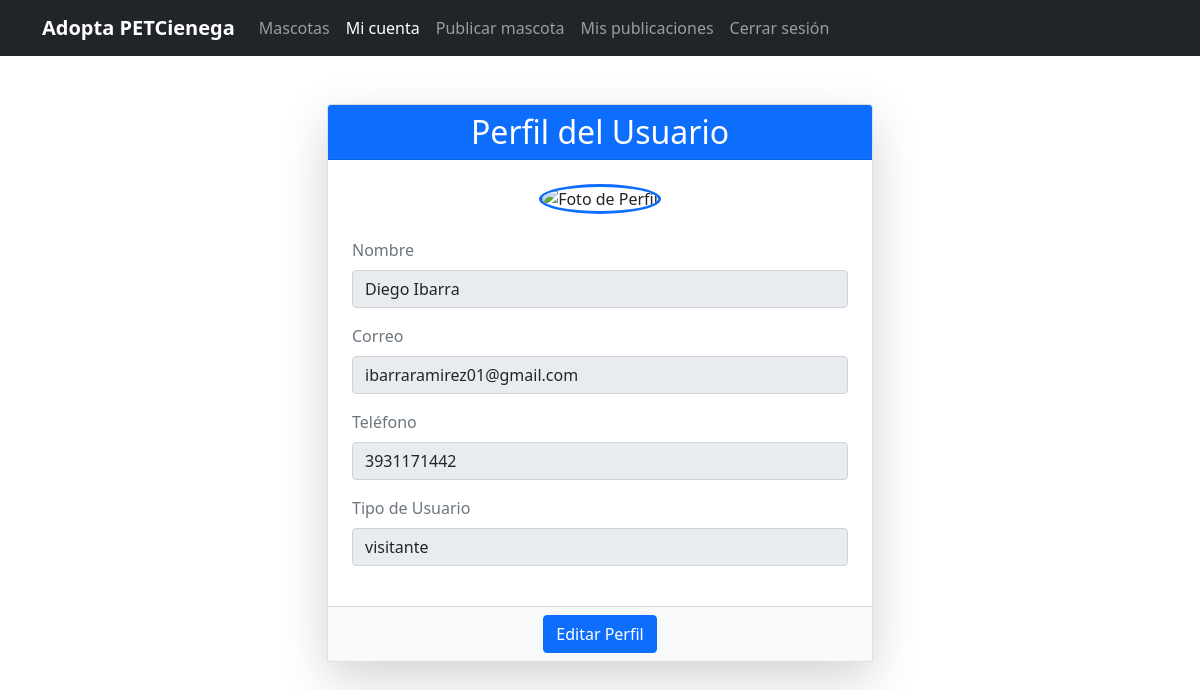
/adopta/MiCuenta.php (signed in), run on the app's committed database.
### tables this page shows
CREATE TABLE IF NOT EXISTS `usuarios` (
  `id_usuario` int NOT NULL AUTO_INCREMENT,
  `username` varchar(30) NOT NULL,
  `nombre_completo` varchar(65) NOT NULL,
  `contraseña` varchar(32) NOT NULL,
  `correo` varchar(50) NOT NULL,
  `telefono` bigint NOT NULL,
  `fec_registro` timestamp NOT NULL DEFAULT CURRENT_TIMESTAMP,
  `tipo_usuario` int NOT NULL,
  PRIMARY KEY (`id_usuario`),
  KEY `tipo_usuario` (`tipo_usuario`)
);

CREATE TABLE IF NOT EXISTS `tipos_usuarios` (
  `id_tipo` int NOT NULL AUTO_INCREMENT,
  `descripcion` varchar(10) NOT NULL,
  PRIMARY KEY (`id_tipo`)
);

### adopta/MiCuenta.php (the view, shortened to what this page needs)
<?php
$conexion = obtenerConexion();
$id_usuario = $_SESSION['id_usuario'];
$sql = "SELECT nombre_completo,correo,telefono,tu.descripcion
from usuarios inner join tipos_usuarios as tu on
usuarios.tipo_usuario=tu.id_tipo where id_usuario=$id_usuario;";
$result = $conexion->query($sql);
$fila = $result->fetch_assoc();
$nombre_completo = $fila['nombre_completo'];
$correo = $fila['correo'];
$telefono = $fila['telefono'];
$descripcion = $fila['descripcion'];
?>
<!DOCTYPE html>
<html lang="en">
<head>
    <link href="../css/bootstrap.min.css" rel="stylesheet" />
</head>
<body>
    <header>
        <div class="navbar navbar-expand-lg navbar-dark bg-dark ">
            <div class="container">
                <a href="#" class="navbar-brand">
                    <strong>Adopta PETCienega</strong>
                </a>
                <div class="collapse navbar-collapse" id="navbarHeader">
                    <ul class="navbar-nav me-auto mb-2 mb-lg-0">
                        <li class="nav-item">
                            <a href="index.php" class="nav-link ">Mascotas</a>
                        </li>
                        <li class="nav-item">
                            <a href="MiCuenta.php" class="nav-link active">Mi cuenta</a>
                        </li>
                        <li class="nav-item">
                            <a href="PublicarMascota.php" class="nav-link">Publicar mascota</a>
                        </li>
                        <li class="nav-item">
                            <a href="MisPublicaciones.php" class="nav-link">Mis publicaciones</a>
                        </li>
                        <li class="nav-item">
                            <a href="../cerrar_sesion.php" class="nav-link">Cerrar sesión</a>
                        </li>
                    </ul>
                </div>
            </div>
        </div>
    </header>
    <main class="container mt-5 mb-5">
        <div class="row justify-content-center">
            <div class="col-md-8 col-lg-6">
                <div class="card shadow-lg rounded">
                    <div class="card-header text-center bg-primary text-white">
                        <h2 class="mb-0">Perfil del Usuario</h2>
                    </div>
                    <div class="card-body p-4">
                        <div class="text-center mb-4">
                            <img src="ruta_a_la_imagen_de_perfil.jpg" alt="Foto de Perfil" class="rounded-circle border border-3 border-primary" style="width: 120px; height: 120px;">
                        </div>
                        <form>
                            <div class="mb-3">
                                <label for="nombre_completo" class="form-label text-muted">Nombre</label>
                                <input type="text" id="nombre_completo" class="form-control" value="<?php echo $nombre_completo; ?>" readonly>
                            </div>
                            <div class="mb-3">
                                <label for="correo" class="form-label text-muted">Correo</label>
                                <input type="email" id="correo" class="form-control" value="<?php echo $correo; ?>" readonly>
                            </div>
                            <div class="mb-3">
                                <label for="telefono" class="form-label text-muted">Teléfono</label>
                                <input type="tel" id="telefono" class="form-control" value="<?php echo $telefono; ?>" readonly>
                            </div>
                            <div class="mb-3">
                                <label for="tipo_usuario" class="form-label text-muted">Tipo de Usuario</label>
                                <input type="text" id="tipo_usuario" class="form-control" value="<?php echo $descripcion; ?>" readonly>
                            </div>
                        </form>
                    </div>
                    <div class="card-footer text-center bg-light">
                        <a href="" class="btn btn-primary">Editar Perfil</a>
                    </div>
                </div>
            </div>
        </div>
    </main>
</body>
</html>

### data on the page
usuarios: nombre_completo "Diego Ibarra", correo "ibarraramirez01@gmail.com", telefono "3931171442", tipo_usuario.descripcion "visitante"
